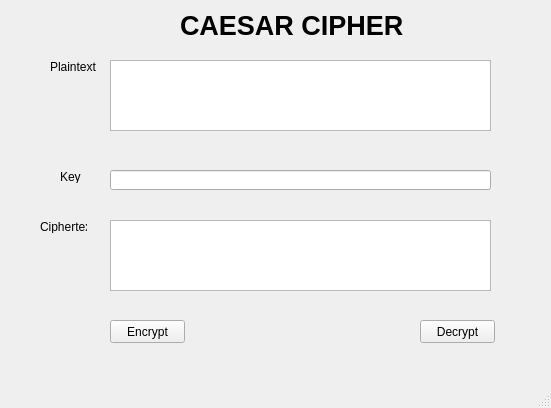
<?xml version="1.0" encoding="UTF-8"?>
<ui version="4.0">
 <class>MainWindow</class>
 <widget class="QMainWindow" name="MainWindow">
  <property name="geometry">
   <rect>
    <x>0</x>
    <y>0</y>
    <width>551</width>
    <height>408</height>
   </rect>
  </property>
  <property name="windowTitle">
   <string>MainWindow</string>
  </property>
  <widget class="QWidget" name="centralwidget">
   <widget class="QLabel" name="label">
    <property name="geometry">
     <rect>
      <x>180</x>
      <y>10</y>
      <width>231</width>
      <height>31</height>
     </rect>
    </property>
    <property name="font">
     <font>
      <pointsize>20</pointsize>
      <weight>75</weight>
      <bold>true</bold>
     </font>
    </property>
    <property name="text">
     <string>CAESAR CIPHER</string>
    </property>
   </widget>
   <widget class="QLabel" name="label_2">
    <property name="geometry">
     <rect>
      <x>50</x>
      <y>60</y>
      <width>47</width>
      <height>13</height>
     </rect>
    </property>
    <property name="text">
     <string>Plaintext</string>
    </property>
   </widget>
   <widget class="QLabel" name="label_3">
    <property name="geometry">
     <rect>
      <x>60</x>
      <y>170</y>
      <width>47</width>
      <height>13</height>
     </rect>
    </property>
    <property name="text">
     <string>Key</string>
    </property>
   </widget>
   <widget class="QLabel" name="label_4">
    <property name="geometry">
     <rect>
      <x>40</x>
      <y>220</y>
      <width>47</width>
      <height>13</height>
     </rect>
    </property>
    <property name="text">
     <string>Ciphertext</string>
    </property>
   </widget>
   <widget class="QPushButton" name="btnEncrypt">
    <property name="geometry">
     <rect>
      <x>110</x>
      <y>320</y>
      <width>75</width>
      <height>23</height>
     </rect>
    </property>
    <property name="text">
     <string>Encrypt</string>
    </property>
   </widget>
   <widget class="QPushButton" name="btnDecrypt">
    <property name="geometry">
     <rect>
      <x>420</x>
      <y>320</y>
      <width>75</width>
      <height>23</height>
     </rect>
    </property>
    <property name="text">
     <string>Decrypt</string>
    </property>
   </widget>
   <widget class="QPlainTextEdit" name="txtCiphertext">
    <property name="geometry">
     <rect>
      <x>110</x>
      <y>220</y>
      <width>381</width>
      <height>71</height>
     </rect>
    </property>
   </widget>
   <widget class="QPlainTextEdit" name="txtPlaintext">
    <property name="geometry">
     <rect>
      <x>110</x>
      <y>60</y>
      <width>381</width>
      <height>71</height>
     </rect>
    </property>
   </widget>
   <widget class="QLineEdit" name="txtKey">
    <property name="geometry">
     <rect>
      <x>110</x>
      <y>170</y>
      <width>381</width>
      <height>20</height>
     </rect>
    </property>
   </widget>
  </widget>
  <widget class="QMenuBar" name="menubar">
   <property name="geometry">
    <rect>
     <x>0</x>
     <y>0</y>
     <width>551</width>
     <height>21</height>
    </rect>
   </property>
  </widget>
  <widget class="QStatusBar" name="statusbar"/>
 </widget>
 <resources/>
 <connections/>
</ui>
